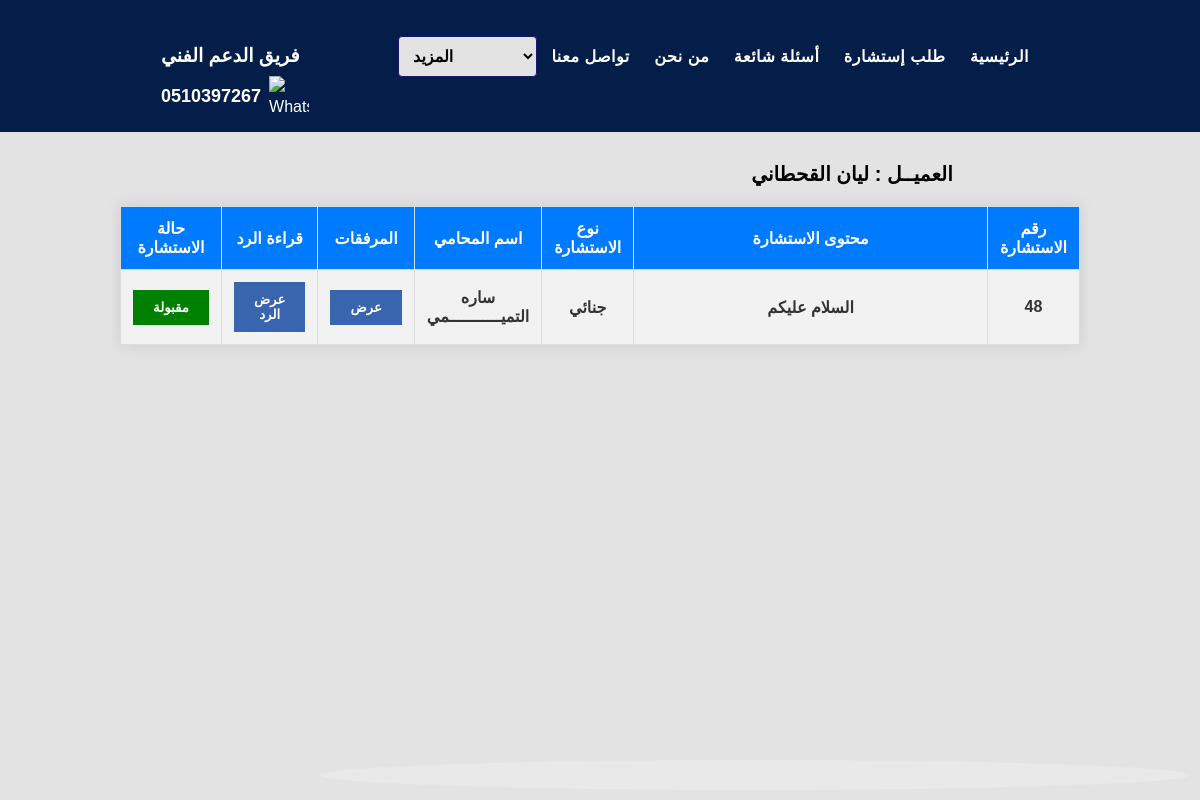
The app's page /consultations_client.php (signed in) with its own data.
### tables this page shows
CREATE TABLE IF NOT EXISTS `client` (
  `Id_client` int NOT NULL AUTO_INCREMENT,
  `age_client` int NOT NULL,
  `Email_client` varchar(30) NOT NULL,
  `phone_client` int NOT NULL,
  `client_name` varchar(100) NOT NULL,
  `password` varchar(100) DEFAULT NULL,
  PRIMARY KEY (`Id_client`)
);

CREATE TABLE IF NOT EXISTS `consultations` (
  `Id_con` int NOT NULL AUTO_INCREMENT,
  `Type_con` varchar(100) NOT NULL,
  `Id_lawyer` int NOT NULL,
  `Id_client` int NOT NULL,
  `Accept` tinyint NOT NULL,
  `problem_description` varchar(200) NOT NULL,
  `files` text,
  `replay` text,
  PRIMARY KEY (`Id_con`),
  KEY `Id_lawyer` (`Id_lawyer`) USING BTREE,
  KEY `Id_client` (`Id_client`) USING BTREE
);

CREATE TABLE IF NOT EXISTS `lawyer` (
  `Id_lawyer` int NOT NULL AUTO_INCREMENT,
  `Name` varchar(100) NOT NULL,
  `Email` varchar(30) DEFAULT NULL,
  `password` varchar(100) NOT NULL,
  `field_lawyer` varchar(100) NOT NULL,
  `phone` varchar(16) NOT NULL,
  `cv_lawyer` varchar(255) DEFAULT NULL,
  PRIMARY KEY (`Id_lawyer`)
);

### consultations_client.php (the view, shortened to what this page needs)
<?php
if (isset($_SESSION['user_Id'])) {
    $client_id = $_SESSION['user_Id'];
} else {
    header('Location: login_clients.php');
    exit();
}
?>
<!DOCTYPE html>
<html lang="ar">
<head>
    <link rel="stylesheet" type="text/css" href="css/style.css">
    <link rel="stylesheet" type="text/css" href="css/Style_conslation.css">
</head>
<?php include 'inc/header.php'; ?>
<body>
    <div class="WaterMark"></div>
    <center>
    <div id="website_db">
        <div class="center-content">
            <table class="table table-bordered" style=" direction: rtl;">
                <tr class="active">
                    <th >رقم الاستشارة</th>
                    <th>محتوى الاستشارة</th>
                    <th>نوع الاستشارة</th>
                    <th>اسم المحامي</th>
                    <th>المرفقات</th>
                    <th>قراءة الرد</th>
                    <th>حالة الاستشارة</th>
                </tr>
                <?php
                $select_user = mysqli_query($conn, "SELECT * FROM client WHERE Id_client = '$client_id'") or die('query failed');
                if (mysqli_num_rows($select_user) > 0) {
                    $fetch_user = mysqli_fetch_assoc($select_user);
                    $name_person = $fetch_user['client_name'];
                } else {
                    echo "No lawyer found.";
                }
                $sel_query = " SELECT co.Id_con,
                                      la.Name AS lawyer_name,
                                      co.Type_con,
                                      cl.client_name,
                                      co.problem_description,
                                      co.files,
                                      co.Accept
                               FROM consultations AS co
                               JOIN lawyer AS la ON co.Id_lawyer = la.Id_lawyer
                               JOIN client AS cl ON co.Id_client = cl.Id_client
                               WHERE co.Id_client = $client_id
                               ORDER BY co.Id_con DESC;";
                $result = mysqli_query($conn, $sel_query);
                echo "<h3 style='font-weight:bold; color:black; font-size:20px'> العميــل  : " . $name_person . "</h3>";
                if ($result === false) {
                    echo "Error in query: " . mysqli_error($conn);
                } else {
                    while ($row = mysqli_fetch_assoc($result)) {
                        echo "<tr>";
                        echo "<td>" . $row["Id_con"] . "</td>";
                        echo "<td style='width:350px;'>" . $row["problem_description"] . "</td>";
                        echo "<td>" . $row["Type_con"] . "</td>";
                        echo "<td>" . $row["lawyer_name"] . "</td>";
                        if (!empty($row["files"])) {
                            echo "<td ><button onclick=\"window.open('" . $row["files"] . "', '_blank')\" style='background-color: #3965af; font-weight: bold; color: white; border: none; padding: 10px 20px;'>عرض</button></td>";
                        } else {
                            echo "<td>لا توجد مرفقات</td>";
                        }
                        if ($row["Accept"] == '1') {
                            echo "<td ><button onclick=\"window.location.href='view_replay.php?id=" . $row["Id_con"] . "'\" style='background-color: #3965af; font-weight: bold; color: white; border: none; padding: 10px 20px;'>عرض الرد</button></td>";
                        } else {
                            echo "<td><button style='background-color: grey; font-weight: bold; color: white; border: none; padding: 10px 20px;' disabled>عرض الرد</button></td>";
                        }
                        if ($row["Accept"] == '1') {
                            echo "<td ><button style='background-color: green; font-weight:bold; color: white; border: none; padding: 10px 20px;'>مقبولة</button></td>";
                        } elseif ($row["Accept"] == '2')   {
                            echo "<td  ><button style='background-color: red; font-weight:bold; color: white; border: none; padding: 10px 20px;'>مرفوضة</button></td>";
                        }
                        else {
                            echo "<td ><button style='background-color:#693dbe; font-weight:bold; color: white; border: none; padding: 10px 20px;'>قيد الإنتظار</button>";
                                }
                        echo "</tr>";
                    }
                }
                ?>
            </table>
        </div>
    </div>
    </center>
</body>
</html>

### css/style.css (style rules this page uses)
body { direction: ltr; background-color: rgb(227, 227, 227); margin: 0; padding: 0; font-family: sans-serif; background-repeat: no-repeat; background-size: cover; }
.WaterMark { margin-top: 5%; margin-left: 35%; border-radius: 50%; height: 500px; width: 500px; opacity: 24%; background-image: url(../image/logo.jpg) }
h3 { position: initial; margin-left: 42%; color: #3300ff; font-size: 16px; }
@media screen and (max-width: 1580px) { div.WaterMark { width: 70%; padding: 15px; margin-left: 15%; height: auto; margin-top: 50%; } }

### css/Style_conslation.css (style rules this page uses)
body { direction: ltr; font-family: 'Arial', sans-serif; background-color: #f9f9f9; color: #333; margin: 0; padding: 0; }
table { box-shadow: -20px 20px 15px 0px rgba(0, 0, 0, 0.1); width: 80%; margin: 20px auto; border-collapse: collapse; box-shadow: 0 0 15px rgba(0, 0, 0, 0.1); font-size: x-large; font-weight: bold; }
th, td { padding: 12px; text-align: center; border: 1px solid #ddd; font-size: 16px; font-weight: bold; }
th { background-color: #007bff; color: white; font-weight: bold; }
tr:nth-child(even) { background-color: #f2f2f2; }
.WaterMark { position: fixed; bottom: 10px; right: 10px; opacity: 0.1; font-size: 80px; color: #007bff; z-index: -1; }
.center-content { text-align: center; margin-top: 30px; }

### records on screen
client: client_name "ليان القحطاني"
consultations: Id_con "48", problem_description "السلام عليكم", Type_con "جنائي", Id_lawyer.Name "ساره التميـــــــــــمي", Accept "مقبولة"
